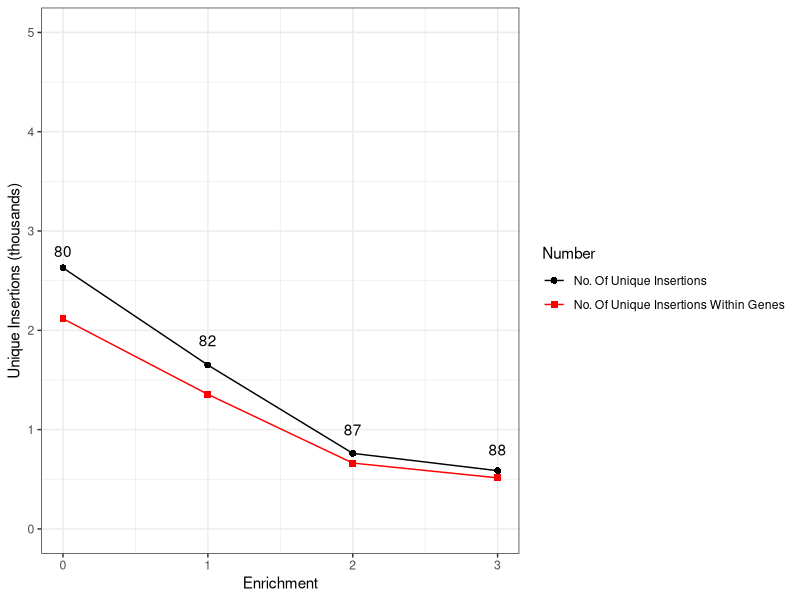

Recreate this plot in R.
install.packages("ggplot2")
install.packages("dplyr")
library("ggplot2")
library("dplyr")

UniqueInsertions <- read.delim("TSASResults.txt")


# Just First Column with All rows
df = UniqueInsertions[, c(2,4,5)]

#divdes reads into thousands 

df["X1000"] <- df$X/1000

#Check dataframe
df

#plot using ggplot
p <- ggplot(data=df, aes(x=Enrichment, y=X1000, group=Number, shape=Number, color=Number)) +
  geom_point(aes(shape= Number), size=2) +
  scale_shape_manual(values=c(16, 15)) + 
  scale_color_manual(values=c("No. Of Unique Insertions"= "black", "No. Of Unique Insertions Within Genes" = "red")) +
  geom_line(aes(color=Number))+
  xlab('Enrichment') +
  ylab('Unique Insertions (thousands)') + 
  ylim(0, 5) + 
  theme(legend.title = element_blank()) +
  annotate(geom="text", x=0, y=2.8, label="80",
           color="black") + 
  annotate(geom="text", x=1, y=1.9, label="82",
         color="black") + 
  annotate(geom="text", x=2, y=1.0, label="87",
           color="black") + 
  annotate(geom="text", x=3, y=0.8, label="88",
           color="black") + 
  theme_bw()

p

